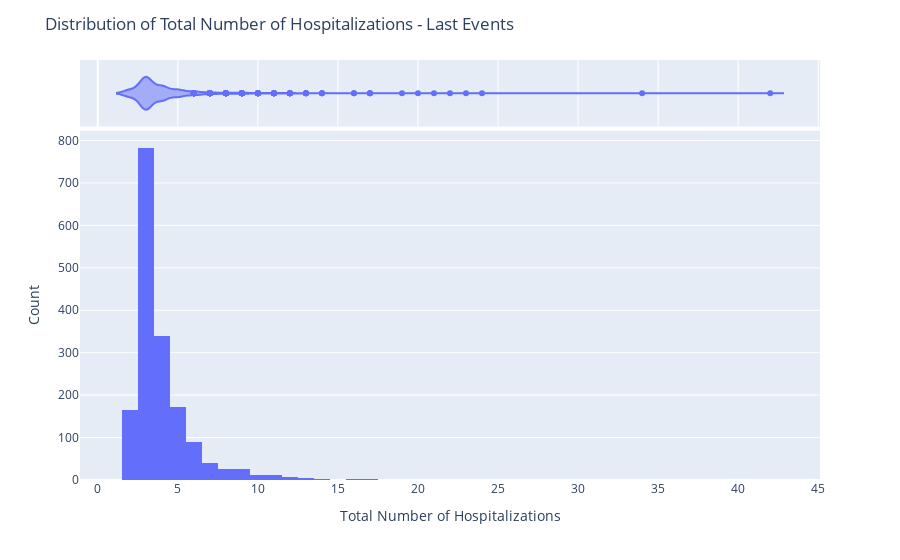

Notebook code for this chart:
### Code cell
import plotly.express as px
total_hospitalizations = last_events_df.groupby('SUBJECT_ID')['TOTAL_HOSPITALIZATIONS'].first().reset_index()
# Plot the distribution of Previos Number of Hospitalizations
fig = px.histogram(total_hospitalizations, x='TOTAL_HOSPITALIZATIONS', marginal='violin',
                   labels={'TOTAL_HOSPITALIZATIONS': 'Total Number of Hospitalizations'})
fig.update_layout(title="Distribution of Total Number of Hospitalizations - Last Events", yaxis_title="Count")
fig.show()

### Figure 1 — Plotly figure (JSON) as saved in the notebook; plotly's stock layout.template omitted (floating-point values rounded to 4 significant figures; data arrays with more than 128 entries replaced by an {"elided": "..."} marker saying what was removed)
{"data": [{"bingroup": "x", "hovertemplate": "Total Number of Hospitalizations=%{x}<br>count=%{y}<extra></extra>", "legendgroup": "", "marker": {"color": "#636efa", "pattern": {"shape": ""}}, "name": "", "orientation": "v", "showlegend": false, "type": "histogram", "x": {"elided": "1690 int values"}, "xaxis": "x", "yaxis": "y"}, {"hovertemplate": "Total Number of Hospitalizations=%{x}<extra></extra>", "legendgroup": "", "marker": {"color": "#636efa"}, "name": "", "scalegroup": "x", "showlegend": false, "type": "violin", "x": {"elided": "1690 int values"}, "xaxis": "x2", "yaxis": "y2"}], "layout": {"barmode": "relative", "legend": {"tracegroupgap": 0}, "margin": {"t": 60}, "title": {"text": "Distribution of Total Number of Hospitalizations - Last Events"}, "xaxis": {"anchor": "y", "domain": [0, 1], "title": {"text": "Total Number of Hospitalizations"}}, "xaxis2": {"anchor": "y2", "domain": [0, 1], "matches": "x", "showgrid": true, "showticklabels": false}, "yaxis": {"anchor": "x", "domain": [0, 0.8316], "title": {"text": "Count"}}, "yaxis2": {"anchor": "x2", "domain": [0.8416, 1], "matches": "y2", "showgrid": false, "showline": false, "showticklabels": false, "ticks": ""}}}
